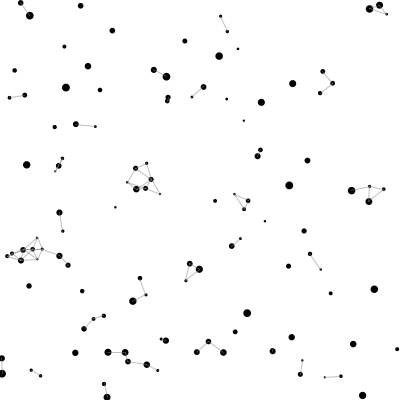
Frame 1 (no input)
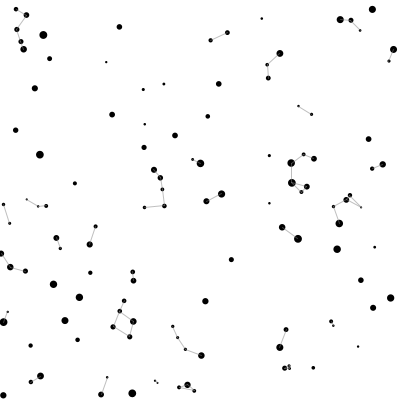
Frame 60 (the mouse pressed at the canvas centre just before this capture)
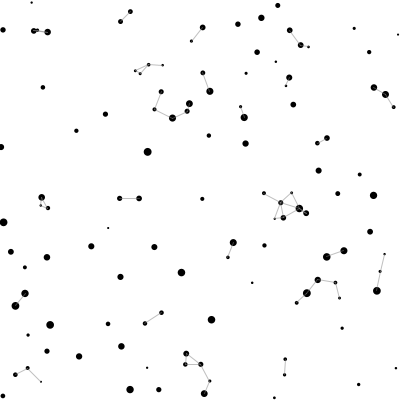
Frame 120 (the mouse held since frame 60 and released just before this capture)

The Processing sketch that drew these frames (run headless with seeded random() and noise(); from frame 60 on, the mouse is pressed at the canvas centre):

// Processing sketch: ParticleSketch_Array_Animation_02
// ── ParticleSketch_Array_Animation_02.pde
// Déclaration du tableau de particules
Particle[] particles;

void setup()
{
  size(400, 400);
  smooth();
  
  // Création du tableau de particules
  particles  = new Particle[120];

  // Création des particules
  for (int i=0;i<120;i++){
    particles[i] = new Particle(random(width), random(height));
  }
  
  // Options de dessin
  noStroke();
  fill(0);
}

void draw()
{
  background(255);
  noStroke();
  for (int i=0;i<particles.length;i++){
    particles[i].move();
    particles[i].collision();
    particles[i].draw();
  }
  
  stroke(128,128);
  Particle pi,pj;
  for (int i=0;i<particles.length;i++)
  {
    pi = particles[i];
    for (int j=i+1;j<particles.length;j++)
    {
      pj = particles[j];
      if (pi.distance(pj) <= 20){
        pi.drawConnection(pj);
      }
    }
  }
}


// ── Particle.pde
class Particle
{
  PVector pos; // position
  PVector speed; // vitesse
  float d; // diamètre
  
  // Cosntructeur
  Particle(float x, float y)
  {
    pos = new PVector(x,y);
    speed = new PVector( random(-3,3), random(-3,3) );
    d = random(6)+2;
  }
  
  // Méthode move
  // A pour but de déplacer notre particule
  void move()
  {
    // Ajout de la vitesse à la position de la particule
    pos.add(speed);
  }

  // Méthode collision
  // A pour but tester les collisions de notre billes avec les
  // bordures de l'écran
  void collision()
  {
    if (pos.x - d/2 <= 0 || pos.x+d/2>=width)
      speed.x = -speed.x;
    if (pos.y - d/2 <= 0 || pos.y+d/2>=height)
      speed.y = -speed.y;
  }
  
  void draw()
  {
    ellipse(pos.x,pos.y,d,d);
  }
  
  void drawConnection(Particle other)
  {
    line(pos.x, pos.y, other.pos.x, other.pos.y);
  }
  
  float distance(Particle other)
  {
    return dist(pos.x, pos.y, other.pos.x, other.pos.y);
  }
  
}
